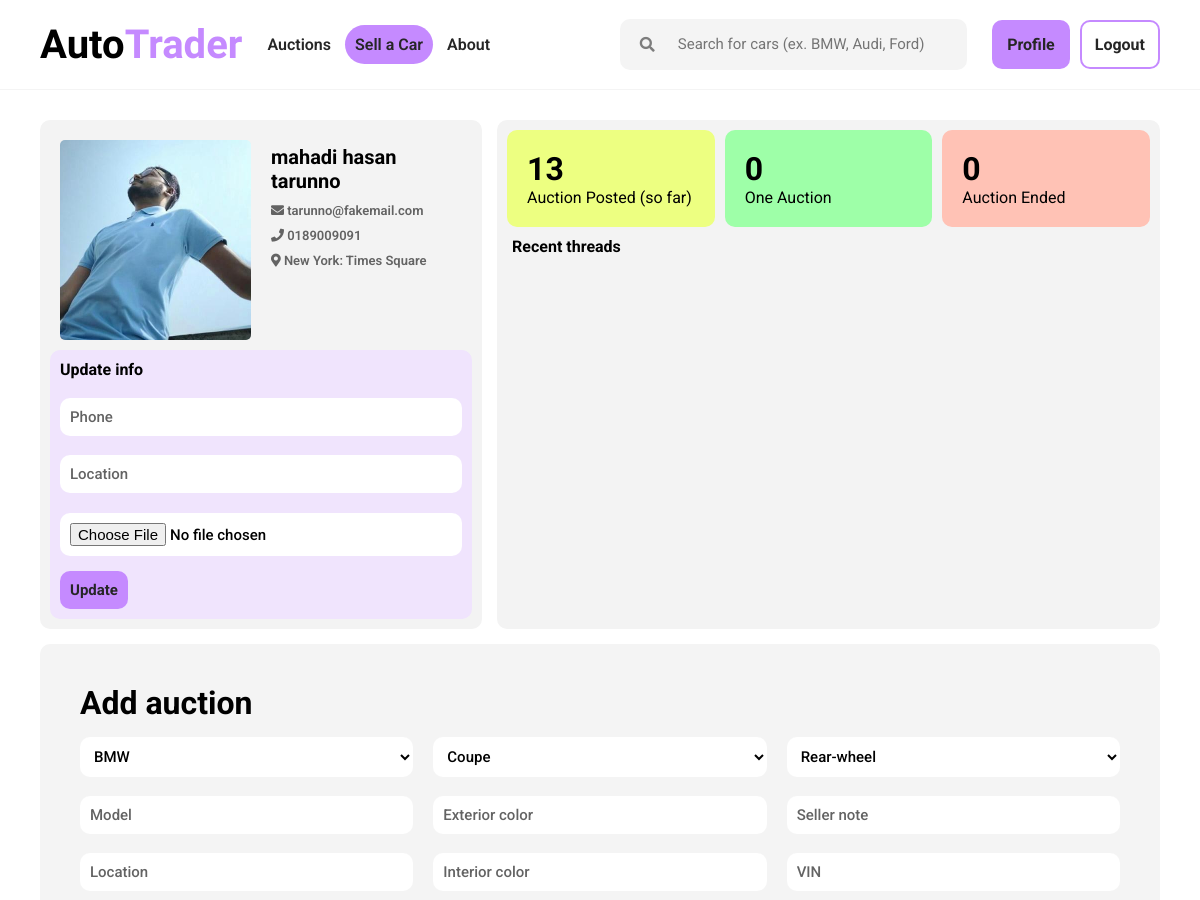
The page /user/profile/1 (signed in, upper part) on the database as committed earlier.
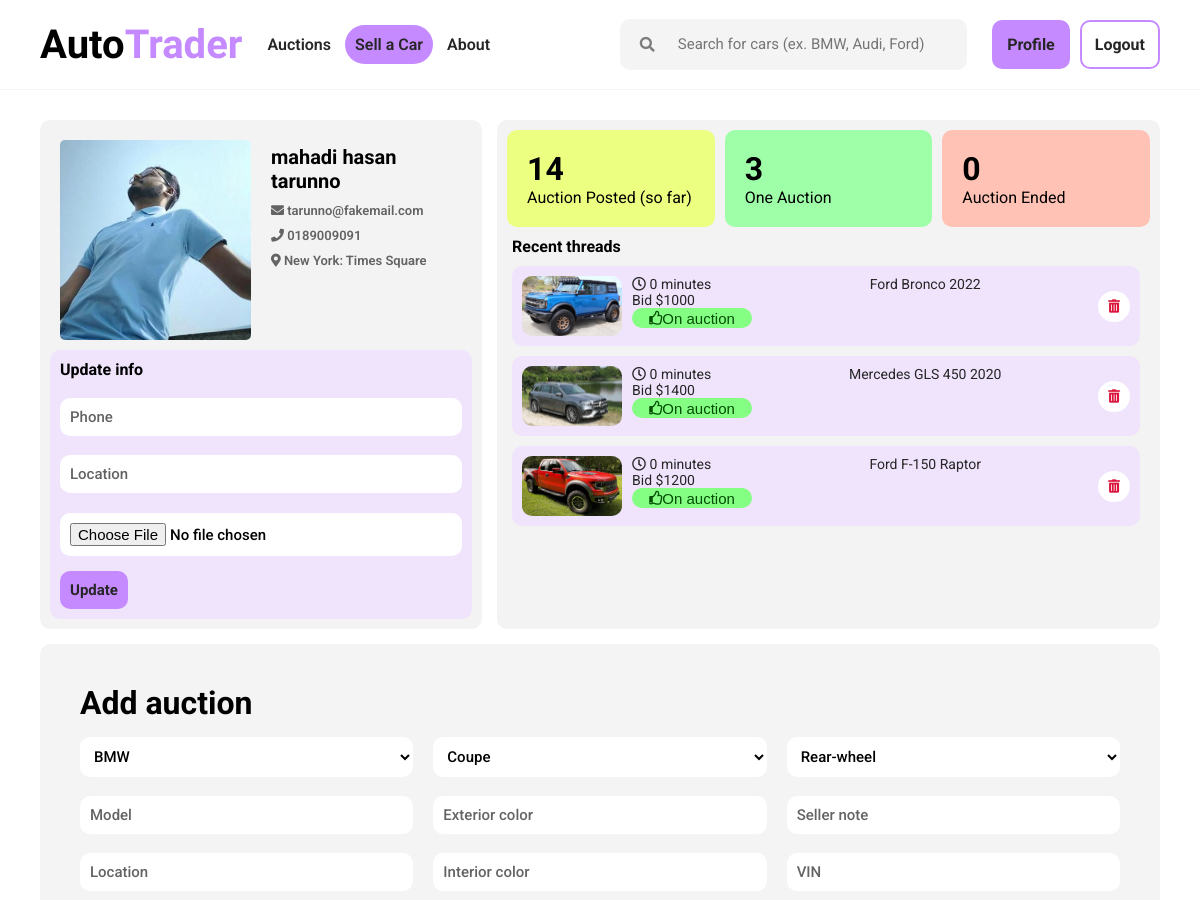
The same page on the database as committed later.
### user/models.py (models this page shows, shortened)
class Customer(models.Model):
    user = models.OneToOneField(User, on_delete=models.CASCADE)
    image = models.ImageField(default="customer/default.jpg", upload_to="customer/", null=True, blank=True)
    phone = models.CharField(max_length=256, null=True, blank=True)
    location = models.CharField(max_length=256, null=True, blank=True)
    auction_posted = models.IntegerField(default=0)

### app/models.py (models this page shows, shortened)
class Car(models.Model):
    MAKE = [('BMW', 'BMW'),
            ('Toyota', 'Toyota'),
            ('Ford', 'Ford'),
            ('Honda', 'Honda'),
            ('Jeep', 'Jeep'),
            ('Mercedes', 'Mercedes')]
    BODY_STYLE = [('Coupe', 'Coupe'),
                  ('Convertible', 'Convertible'),
                  ('Sedan', 'Sedan'),
                  ('Hatchback', 'Hatchback'),
                  ('SUV/CUV', 'SUV/CUV'),
                  ('Truck', 'Truck'),
                  ('Van/Minivan', 'Van/Minivan'),
                  ('Wagon', 'Wagon')]
    DRIVETRAIN = [('Rear-wheel', 'Rear-wheel'),
                  ('Front-wheel', 'Front-wheel'),
                  ('All-wheel', 'All-wheel')]
    TRANSMISSION = [('Automatic', 'Automatic'),
                    ('Manual', 'Manual'),
                    ('Automatic-Menual', 'Automatic with Menual')]
    TRANSMISSION_SPEED = [(i, i) for i in range(1, 10)]
    SELLER_TYPE = [('Dealer', 'Dealer'),
                   ('Customer', 'Customer')]
    make = models.CharField(max_length=100, null=True, blank=True, choices=MAKE)
    model = models.CharField(max_length=100, null=True, blank=True)
    seller = models.ForeignKey(User, on_delete=models.CASCADE, blank=True)
    location = models.CharField(max_length=200, null=True, blank=True)
    vin = models.CharField(max_length=200, null=True, blank=True)
    mileage = models.CharField(max_length=200, null=True, blank=True)
    body_style = models.CharField(max_length=100, null=True, blank=True, choices=BODY_STYLE)
    engine = models.CharField(max_length=100, null=True, blank=True)
    drivetrain = models.CharField(max_length=100, null=True, blank=True, choices=DRIVETRAIN)
    transmission = models.CharField(max_length=100, null=True, blank=True, choices=TRANSMISSION)
    transmission_speed = models.IntegerField(null=True, blank=True, choices=TRANSMISSION_SPEED)
    exterior_color = models.CharField(max_length=100, null=True, blank=True)
    interior_color = models.CharField(max_length=100, null=True, blank=True)
    title_status = models.CharField(max_length=100, null=True, blank=True)
    seller_type = models.CharField(max_length=100, null=True, blank=True, choices=SELLER_TYPE)
    highlight = models.TextField(null=True, blank=True)
    equipment = models.TextField(null=True, blank=True)
    modification = models.TextField(null=True, blank=True)
    known_flaw = models.TextField(null=True, blank=True)
    recent_service_history = models.TextField(null=True, blank=True)
    ownership_history = models.TextField(null=True, blank=True)
    seller_note = models.CharField(max_length=300, null=True, blank=True)
    created_at = models.DateTimeField(default=timezone.now, blank=True)
    end_at = models.DateTimeField(default=timezone.now, null=True, blank=True)
    bid = models.IntegerField(default=1000, null=True, blank=True)
    on_auction = models.BooleanField(default=True, null=True, blank=True)

class Photo(models.Model):
    TYPE = [('Interior', 'Interior'),
            ('Exterior', 'Exterior')]
    car = models.ForeignKey(Car, on_delete=models.CASCADE, null=True)
    image = models.ImageField(upload_to='car/', null=False, blank=False)
    type = models.CharField(max_length=100, null=False, blank=False, choices=TYPE)

### user/views.py (the view, shortened to what this page needs)
# urls.py: path('profile/<int:userID>', views.profile, name='profile'),
@login_required
def profile(request, userID=-1):
    user = User.objects.get(id=userID)
    cars = Car.objects.filter(seller=request.user).order_by('-end_at')
    customer = Customer.objects.get(user=user)
    on_auction, auction_ended = 0, 0
    for car in cars:
        if car.on_auction: on_auction += 1
        else: auction_ended += 1
    context = {
        'title': 'Profile',
        'user': user,
        'cars':cars,
        'customer': customer,
        'on_auction': on_auction,
        'auction_ended': auction_ended
    }
    return render(request, 'user/profile.html', context)

### user/templates/user/profile.html (shortened to what this page needs)
{% extends 'app/base.html' %}
{% load static %}
{% block content %}
<link rel="stylesheet" href="{% static 'css/profile.css' %}">
<div class="profile">
	<main>
		<div class="user">
			<div class="user-info">
				<div class="info">
					<div class="image">
						<img src="/user/{{customer.image}}/"/>
					</div>
					<div>
						<p class="name"> {{user.first_name}} {{user.last_name}} {{user.username}} </p>
						<p class="email"> <i class="fas fa-envelope"> </i> {{user.email}} </p>
						<p class="phone"> <i class="fas fa-phone"> </i> {{customer.phone}} </p>
						<p class="locaion"> <i class="fas fa-map-marker-alt"> </i> {{customer.location}} </p>
					</div>
				</div>
				<form style="background-color: #f0e4fd; padding: 10px; border-radius: 10px;" autocomplete="off" method='POST' class="user-update-form" enctype="multipart/form-data">
					<h4>Update info  </h4>
					<label for="phone">Phone</label> <br>
					<input id="phone" type="text" name="phone"> <br>
					<label for="location">Location</label> <br>
					<input id="location" type="text" name="location">
					<input style="margin-top: 20px;" type="file" id="image" name="image" placeholder="Chosose user image">
					<button type="submit"> Update </button>
				</form>
			</div>
			<div class="auction-info">
				<div class="info-cards">
					<div class="auction-posts">
						<h1 class="count">{{customer.auction_posted}}</h1>
						<p class="count-name">Auction Posted (so far)</p>
					</div>
					<div class="auction-wins">
						<h1 class="count">{{on_auction}}</h1>
						<p class="count-name">One Auction</p>
					</div>
					<div class="auction-loss">
						<h1 class="count">{{auction_ended}}</h1>
						<p class="count-name">Auction Ended</p>
					</div>
				</div>
				<div class="recent-threads">
					<h4>Recent threads</h4>
					<div class="recent-threads-list">
						{% for car in cars %}
							{% with related_object=car.photo_set.first %}
							<a href="{% url 'car' car.id %}" style="display: block; width:100%;"><div style="margin-top:10px; display: flex; gap: 10px; font-size: 14px; width: 100%; justify-content: space-between;
								background-color: #f0e4fd; padding: 10px; border-radius: 10px;">
								<div style="display: flex; justify-content: space-between; flex-direction: row;">
									<div class="image" style="margin-right:10px; width:100px; height:60px; border-radius:10px; background: url(../{{related_object.image}}) no-repeat center center/cover">
									</div>
									<div style="display: flex; flex-direction: column;">
										<p><i id="tag-name" class="far fa-clock"></i> {{car.end_at|timeuntil}}</p>
										<p><span id="tag-name">Bid</span> <span class="bid-log" id="{{car.id}}">${{car.bid}}</span></p>
										{% if car.on_auction %}
											<i style="width:120px; color: rgb(3, 78, 3); background-color:rgb(132, 255, 132); height: 10px;
												padding: 10px; display: flex; align-items: center;
												justify-content: center; border-radius: 10px;" class="far fa-thumbs-up">
												<span style="font-size:15px; font-family: Arial, sans-serif;"> On auction</span>
											</i>
										{% endif %}
									</div>
								</div>
								<p>{{car.make}} {{car.model}}</p>
								<button act style="border: none; background-color: #ffffff; border-radius: 20px; height: fit-content; width: fit-content;
									padding: 8px 10px; cursor: pointer; align-self: center; color: crimson;"><i class="fas fa-trash-alt"></i></button>
							</div>
							</a>
							{% endwith %}
						{% endfor %}
					</div>
				</div>
			</div>
		</div>
		<div class="add-car" id="sell-car">
			<form method="POST" enctype="multipart/form-data" class="add-auction-form">
				<h1>Add auction  </h1>
				<div class="inner-container">
					<div class="left">
						<select id="make" name="make">
							<option value="BMW"> BMW </option>
						</select><br>
						<label for="model">Model</label> <br>
						<input id="model" type="text" name="model"> <br>
						<label for="locaion">Location</label> <br>
						<input id="location" type="text" name="location"> <br>
						<label for="engine">Engine</label> <br>
						<input id="engine" type="text" name="engine"> <br>
						<br>
					</div>
					<div class="middle">
						<select id="body-style" name="body_style">
							<option value="Coupe"> Coupe </option>
						</select><br>
						<label for="exterior-color">Exterior color</label> <br>
						<input type="text" id="exterior-color" name="exterior_color"> <br>
						<label for="interior-color">Interior color</label> <br>
						<input type="text" id="interior-color" name="interior_color"> <br>
						<label for="title-status:">Title status:</label> <br>
						<input id="title-status:" type="text" name="title_status"> <br>
						<br>
					</div>
					<div class="right">
						<select id="drivetrain" name="drivetrain">
							<option value="Rear-wheel"> Rear-wheel </option>
						</select><br>
						<label for="seller-note">Seller note</label> <br>
						<input name="seller_note" id="seller-note"> <br>
						<label for="vin">VIN</label> <br>
						<input id="vin" type="text" name="vin"> <br>
						<label for="mileage">Mileage</label> <br>
						<input id="mileage" type="text" name="mileage"> <br>
						<br>
					</div>
				</div>
				<label for="end-at">End at</label> <br>
				<input type="datetime-local" name="end_at" id="end-at"> <br>
			</form>
		</div>
	</main>
</div>
{% endblock content %}

### app/templates/app/base.html (shortened to what this page needs)
{% load static %}
<!DOCTYPE html>
<html lang="en">
<head>
	<link rel="stylesheet" href="https://cdnjs.cloudflare.com/ajax/libs/font-awesome/5.7.2/css/all.min.css" />
	<link rel="stylesheet" href="{% static 'css/base.css' %}">
</head>
<body>
	<header>
		<div class="logo">
				<h1>Auto<span>Trader</span></h1>
		</div>
		<nav>
			<ul>
				<div class="mob-overlay">
					<li><a href="{% url 'home' %}">Auctions</a></li>
					{% if user.is_authenticated %}
						<li><a class="emphasize" href="{% url 'profile' user.id %}#sell-car">Sell a Car</a></li>
					{% else %}
						<li><a class="emphasize" href="{% url 'signup' %}">Sell a Car</a></li>
					{% endif %}
					<li><a href="">About</a></li>
				</div>
			</ul>
		</nav>
		<div class="search">
			<form action="#">
				<i class="fas fa-search"></i>
				<input type="text" name="search" placeholder="Search for cars (ex. BMW, Audi, Ford)">
			</form>
		</div>
		{% if user.is_authenticated %}
			<div style="display: flex; gap: 0px; align-items: center;">
				<a class="signup-btn" href="{% url 'profile' user.id %}">Profile</a>
				<a class="signup-btn" style="padding: 13px 13px; border: 2px solid #c58aff; background-color: #fff;" href="{% url 'logout' %}">Logout</a>
			</div>
		{% else %}
			<a class="signup-btn" style="white-space: nowrap;" href="{% url 'signup' %}">Sign up</a>
		{% endif %}
	</header>
	{% block content %}
	{% endblock content %}
</body>
</html>

### static/css/base.css (style rules this page uses)
body { margin: 0px; display: flex; flex-direction: column; align-items: center; min-height: 100vh; }
body * { margin: 0px; padding: 0px; box-sizing: border-box; font-family: "Roboto", sans-serif; }
body a { text-decoration: none; color: #262626; }
header { width: 100%; max-width: 1540px; margin: auto; padding: 0px 40px; display: flex; justify-content: space-between; align-items: center; flex-direction: row; gap: 15px; height: 90px; width: 100%; border-bottom: 1px solid #f4f4f4; position: fixed; background-color: white; top: 0px; z-index: 100; margin: auto; }
header .logo { width: fit-content; }
header .logo h1 { font-family: "Satisfy", cursive; font-size: 40px; }
header .logo h1 span { color: #c58aff; font-family: "Satisfy", cursive; }
header nav { justify-self: flex-start; width: 100%; min-width: 250px; }
header nav ul li { display: inline; }
header nav ul li a { padding: 10px; font-weight: 600; color: #262626; }
header nav ul .emphasize { background-color: #c58aff; border-radius: 20px; }
header .search { width: 100%; max-width: 500px; justify-self: flex-end; }
header .search form { width: 100%; max-width: 500px; display: flex; justify-content: center; align-items: center; flex-direction: row; gap: 15px; padding-left: 20px; border-radius: 10px; background-color: #f4f4f4; }
header .search form input { width: 100%; max-width: 500px; padding: 18px; border: none; background: transparent; }
header .search form input::placeholder { font-size: 15px; }
header .search form i { font-size: 15px; color: #7d7d7d; margin-right: -10px; }
header .signup-btn { padding: 15px; background-color: #c58aff; color: #262626; font-weight: 700; margin-left: 10px; border-radius: 10px; }

Rows that differ between the two databases and show on the page:
changed Customer "New York: Times Square": auction_posted "13" → "14"
added Car: photo_set.first.image (picture), end_at "0 minutes", bid "1000", on_auction "On auction", make "Ford", model "Bronco 2022"
added Car: photo_set.first.image (picture), end_at "0 minutes", bid "1400", on_auction "On auction", make "Mercedes", model "GLS 450 2020"
added Car: photo_set.first.image (picture), end_at "0 minutes", bid "1200", on_auction "On auction", make "Ford", model "F-150 Raptor"
Other text that changed with them:
{{ on_auction }}: "0" → "3"
